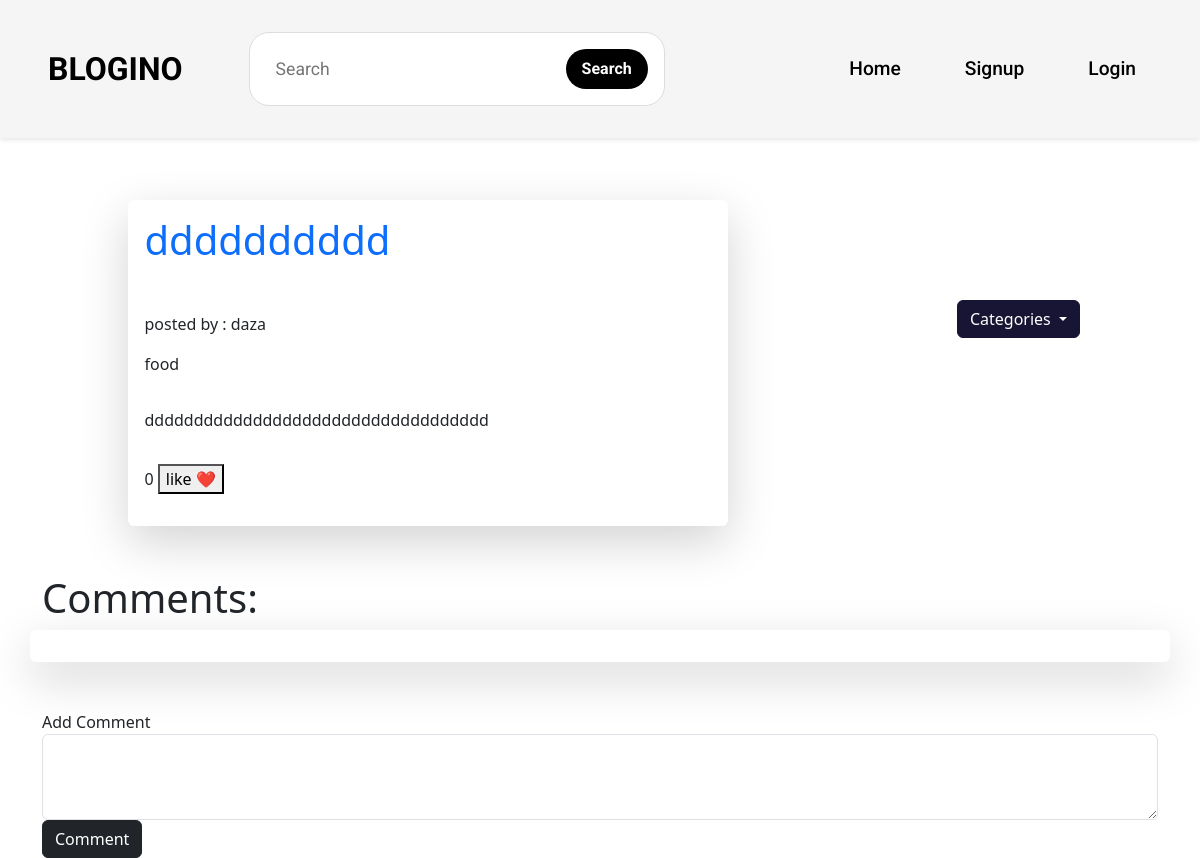
The page /10/ on the database as committed earlier.
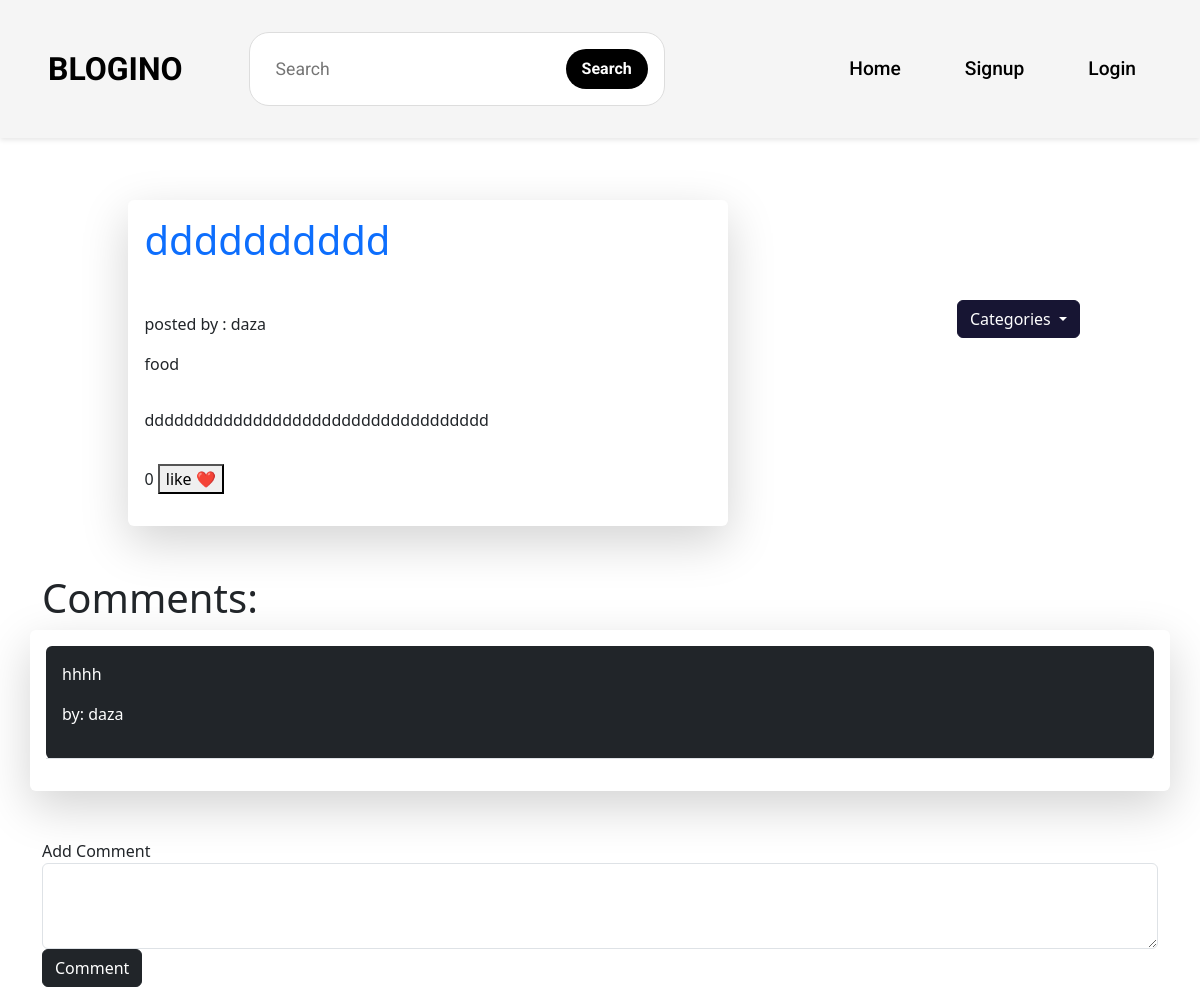
The same page on the database as committed later.
### landing/models.py (models this page shows, shortened)
class Comment(models.Model):
    user = models.ForeignKey(User, on_delete=models.CASCADE)
    post = models.ForeignKey('Post', on_delete=models.CASCADE)
    content = models.TextField()
    created_at = models.DateTimeField(auto_now_add=True)
    updated_at = models.DateTimeField(auto_now=True)

### landing/views.py (the view)
# urls.py: path('<int:post_id>/', views.post_detail, name='post_detail'),
def post_detail(request, post_id):
    post = get_object_or_404(Post, id=post_id)
    categories = Category.objects.all()
    comments = Comment.objects.filter(post=post)
    if request.method == 'POST':
        user = request.user
        content = request.POST['content']
        comment = Comment(user=user, post=post, content=content)
        comment.save()
    context = {
        'post': post,
        'categories': categories,
        'comments': comments,
    }
    return render(request, 'landing/post_detail.html', context)

### landing/models.py (called while the page is built)
    def __str__(self):
        return self.name

### templates/landing/post_detail.html (shortened to what this page needs)
{% load static %}
<!DOCTYPE html>
<html lang="en">
<head>
    <link rel="stylesheet" href="{% static 'landing/css/components/menu.css' %}">
    <link rel="stylesheet" href="{% static 'landing/css/components/sidebar.css' %}">
    <link rel="stylesheet" href="{% static 'landing/css/components/posts.css' %}">
    <link href="https://cdn.jsdelivr.net/npm/bootstrap@5.3.0/dist/css/bootstrap.min.css" rel="stylesheet">
</head>
<body>
    {% block menu %}
        {% include 'landing/components/menu.html' %}
    {% endblock %}
    {% block category %}
        {% include 'landing/components/sidebar.html' %}
    {% endblock %}
    {% block post_detail %}
        <div class="container post-detail shadow-lg p-3 mb-5 bg-white rounded">
            <h1 class="post-detail__title text-primary mb-5">{{ post.title }}</h1>
            <p class="post-detail__author">posted by : {{ post.user }}</p>
            <p class="post-detail__category">{{ post.category }}</p>
            <p class="post-detail__content">{{ post.content|safe }}</p>
            {% if post.likes == 1 %}
                <p class="post-detail__likes">{{ post.likes }} <button>  like ❤️ </button></p>
            {% else %}
                <p class="post-detail__likes">{{ post.likes }} <button>  like ❤️ </button</p>
            {% endif %}
        </div>
        <div class="container">
            <h1>Comments: </h1>
        </div>
        <div class="container comments shadow-lg p-3 mb-5 rounded">
            {% for comment in comments %}
                <table class="table ">
                    <tr>
                        <td class="bg-dark text-white p-3 rounded">
                            <p class="comment__content">{{ comment.content }}</p>
                            <p class="comment__author">by: {{ comment.user }}</p>
                        </td>
                    </tr>
                </table>
            {% endfor %}
        </div>
        <div class="container">
            {% block add_comment %}
                {% include 'landing/components/add_comment.html' %}
            {% endblock %}
        </div>
    {% endblock %}
</body>
</html>

Rows that differ between the two databases and show on the page:
added Comment: content "hhhh", user "daza"
